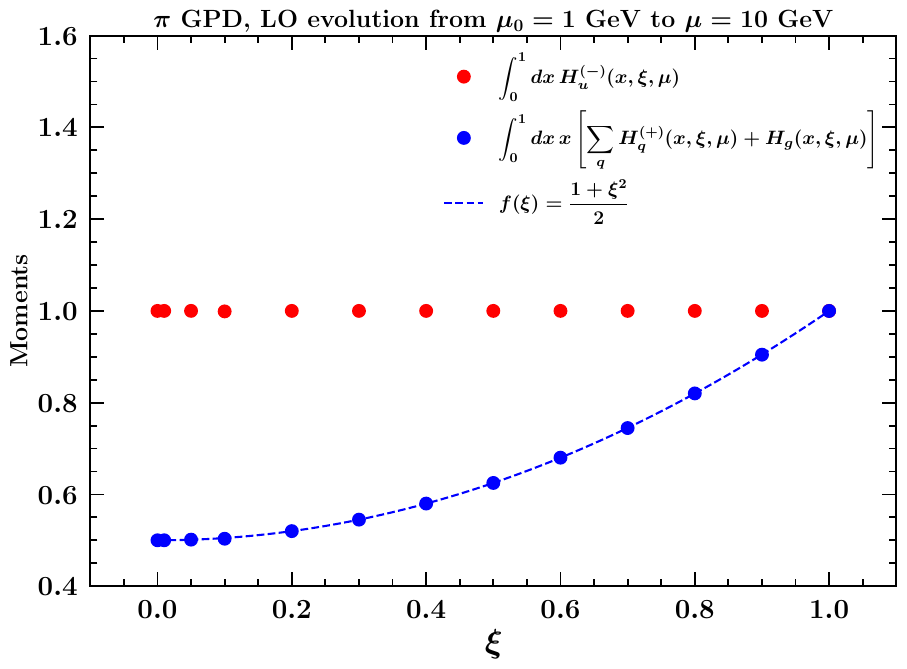

Reproduce this figure in Python.
import numpy as np
import matplotlib.pyplot as plt
import MatplotlibSettings

# Loada data
data = np.loadtxt("GPDMomentsPion.dat")

plt.title(r"\textbf{$\pi$ GPD, LO evolution from $\mu_0=1$ GeV to $\mu = 10$ GeV}", fontsize = 18)
#plt.text(0.0012, 0.28, r"\textbf{MMHT2014lo68cl}", fontsize = 16)

plt.ylabel(r"\textbf{Moments}", fontsize = 18)
plt.xlabel(r"$\xi$")
plt.xlim([-0.1, 1.1])
plt.ylim([0.4, 1.6])
plt.plot(data[:,0], data[:,1], "ro", label = r"\textbf{$\displaystyle \int_0^1 dx\,H_u^{(-)}(x,\xi,\mu)$}")
plt.plot(data[:,0], data[:,2], "bo", label = r"\textbf{$\displaystyle \int_0^1 dx\,x\left[\sum_q H_q^{(+)}(x,\xi,\mu)+H_g(x,\xi,\mu)\right]$}")

xi = np.linspace(0, 1, 100)
plt.plot(xi, (1+xi**2)/2, 'b--', lw = 1.5, label = r"$\displaystyle f(\xi) = \frac{1+\xi^2}2$")

plt.legend(fontsize = 14)
plt.savefig("GPDMomentsPion.pdf")
plt.close()
